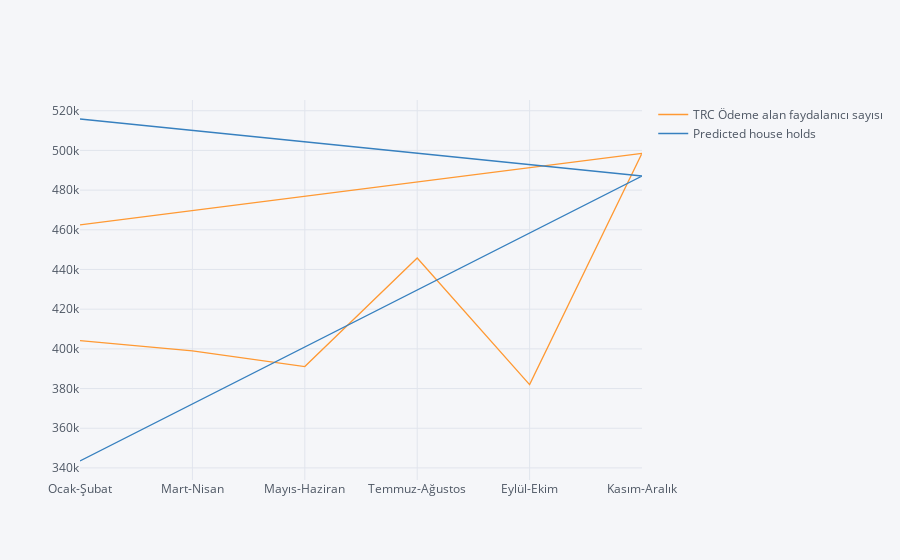

Source (notebook cell):
### Code cell
pd.concat([test,prediction1],axis=1).iplot()

### Figure 1 — Plotly figure (JSON) as saved in the notebook; plotly's stock layout.template omitted (floating-point values rounded to 4 significant figures)
{"data": [{"line": {"color": "rgba(255, 153, 51, 1.0)", "dash": "solid", "shape": "linear", "width": 1.3}, "mode": "lines", "name": "TRC Ödeme alan faydalanıcı sayısı", "text": "", "type": "scatter", "x": ["Ocak-Şubat", "Mart-Nisan", "Mayıs-Haziran", "Temmuz-Ağustos", "Eylül-Ekim", "Kasım-Aralık", "Ocak-Şubat"], "y": [404160, 399024, 391092, 445757, 381993, 498551, 462467]}, {"line": {"color": "rgba(55, 128, 191, 1.0)", "dash": "solid", "shape": "linear", "width": 1.3}, "mode": "lines", "name": "Predicted house holds", "text": "", "type": "scatter", "x": ["Ocak-Şubat", "Mart-Nisan", "Mayıs-Haziran", "Temmuz-Ağustos", "Eylül-Ekim", "Kasım-Aralık", "Ocak-Şubat"], "y": [343500.0, 372200.0, 400900.0, 429700.0, 458400.0, 487100.0, 515800.0]}], "layout": {"legend": {"bgcolor": "#F5F6F9", "font": {"color": "#4D5663"}}, "paper_bgcolor": "#F5F6F9", "plot_bgcolor": "#F5F6F9", "title": {"font": {"color": "#4D5663"}}, "xaxis": {"gridcolor": "#E1E5ED", "showgrid": true, "tickfont": {"color": "#4D5663"}, "title": {"font": {"color": "#4D5663"}, "text": ""}, "zerolinecolor": "#E1E5ED"}, "yaxis": {"gridcolor": "#E1E5ED", "showgrid": true, "tickfont": {"color": "#4D5663"}, "title": {"font": {"color": "#4D5663"}, "text": ""}, "zerolinecolor": "#E1E5ED"}}}
